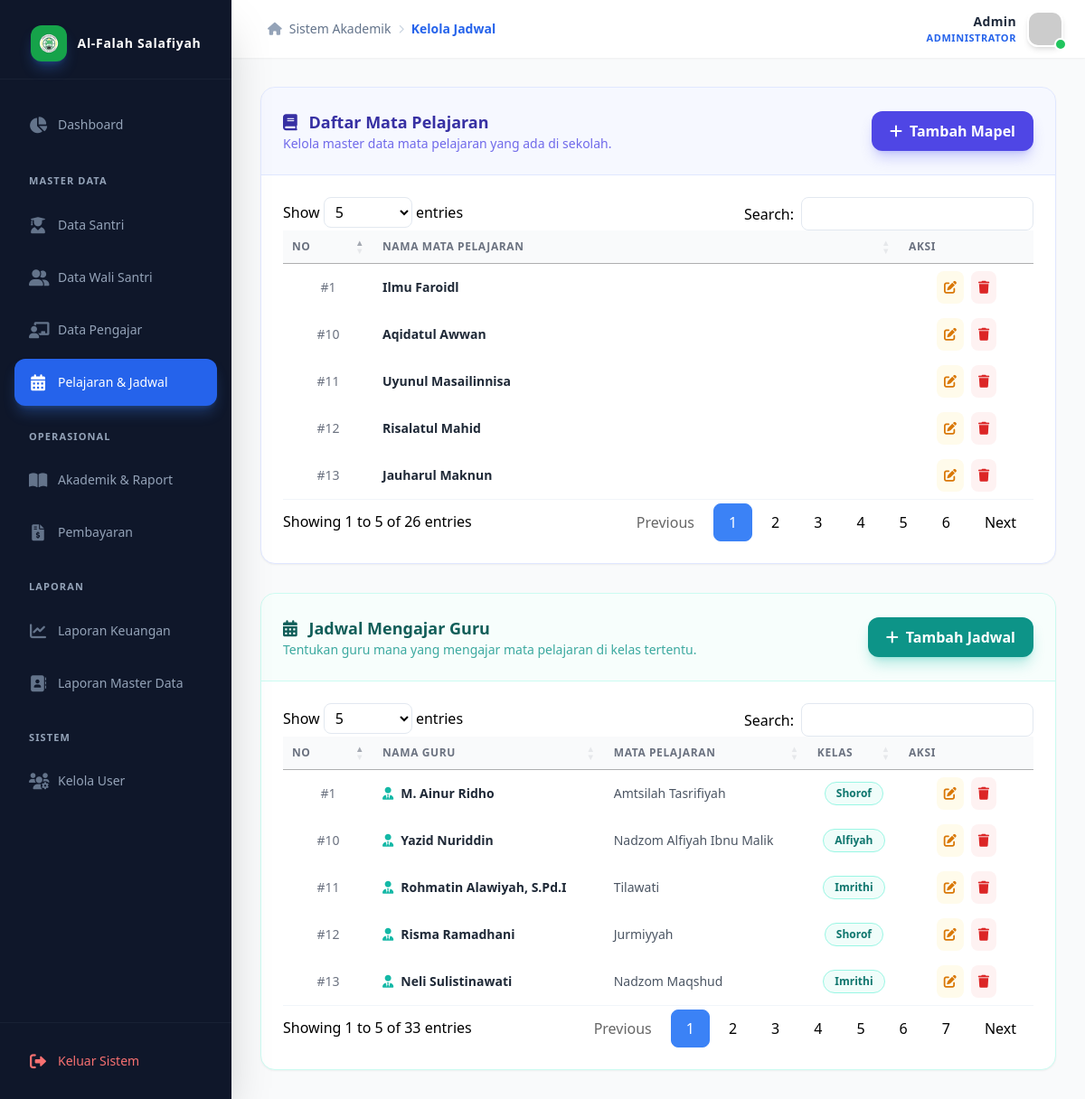
Page /admin/kelola_jadwal.php (signed in) on the committed database.
### tables this page shows
CREATE TABLE `mata_pelajaran` (
  `id_mapel` int(11) NOT NULL,
  `nama_mapel` varchar(100) NOT NULL
);

CREATE TABLE `jadwal_pengampu` (
  `id_pengampu` int(11) NOT NULL,
  `id_pengajar` int(11) NOT NULL,
  `id_mapel` int(11) NOT NULL,
  `kelas` varchar(20) NOT NULL
);

CREATE TABLE `pengajar` (
  `id_pengajar` int(11) NOT NULL,
  `id_user` int(11) NOT NULL,
  `alamat` text DEFAULT NULL,
  `nama_pengajar` varchar(100) NOT NULL,
  `no_hp` varchar(20) DEFAULT NULL
);

### admin/kelola_jadwal.php (the view, shortened to what this page needs)
<?php
require_once '../koneksi.php';
include '../components/header.php';
?>
<link rel="stylesheet" href="https://cdn.datatables.net/1.13.7/css/jquery.dataTables.min.css">
<link href="https://cdn.jsdelivr.net/npm/select2@4.1.0-rc.0/dist/css/select2.min.css" rel="stylesheet" />
<?php include '../components/sidebar.php'; ?>
<div class="flex-1 flex flex-col h-screen overflow-hidden">
    <?php include '../components/navbar.php'; ?>
    <main class="flex-1 overflow-y-auto p-4 sm:p-6 lg:p-8 relative bg-gray-50">
        <div class="bg-white rounded-2xl shadow-sm border border-indigo-100 overflow-hidden mb-8">
            <div
                class="p-6 border-b border-indigo-100 flex flex-col sm:flex-row sm:items-center justify-between gap-4 bg-indigo-50/50">
                <div>
                    <h2 class="text-lg font-bold text-indigo-800"><i class="fas fa-book mr-2"></i> Daftar Mata Pelajaran
                    </h2>
                    <p class="text-sm text-indigo-600/80">Kelola master data mata pelajaran yang ada di sekolah.</p>
                </div>
                <button onclick="bukaModal('modal-mapel-tambah')"
                    class="px-5 py-2.5 bg-indigo-600 text-white rounded-xl font-semibold hover:bg-indigo-700 transition flex items-center gap-2 shadow-lg shadow-indigo-500/30">
                    <i class="fas fa-plus"></i> Tambah Mapel
                </button>
            </div>
            <div class="overflow-x-auto w-full">
                <table id="tabel-mapel" class="w-full text-left whitespace-nowrap">
                    <thead>
                        <tr class="bg-gray-50 text-gray-500 text-xs uppercase tracking-wider">
                            <th class="p-4 font-semibold w-16 text-center">No</th>
                            <th class="p-4 font-semibold">Nama Mata Pelajaran</th>
                            <th class="p-4 font-semibold text-center w-32">Aksi</th>
                        </tr>
                    </thead>
                    <tbody class="text-sm text-gray-700">
                        <?php
                        $no = 1;
                        $q_mapel = mysqli_query($koneksi, "SELECT * FROM mata_pelajaran ORDER BY id_mapel DESC");
                        while ($m = mysqli_fetch_array($q_mapel)):
                        ?>
                            <tr class="hover:bg-indigo-50/30 transition-colors border-b border-gray-50">
                                <td class="p-4 text-center text-gray-500 font-medium">#<?php echo $no++; ?></td>
                                <td class="p-4 font-bold text-gray-800"><?php echo htmlspecialchars($m['nama_mapel']); ?>
                                </td>
                                <td class="p-4">
                                    <div class="flex items-center justify-center gap-2">
                                        <button
                                            onclick="bukaModalMapelEdit(<?php echo $m['id_mapel']; ?>, '<?php echo addslashes($m['nama_mapel']); ?>')"
                                            class="p-2 bg-amber-50 text-amber-600 hover:bg-amber-500 hover:text-white rounded-lg transition"
                                            title="Edit">
                                            <i class="fas fa-edit"></i>
                                        </button>
                                        <a href="kelola_jadwal.php?hapus_mapel=<?php echo $m['id_mapel']; ?>"
                                            onclick="return confirm('Peringatan: Menghapus mapel akan menghapus semua jadwal terkait! Lanjutkan?');"
                                            class="p-2 bg-red-50 text-red-600 hover:bg-red-600 hover:text-white rounded-lg transition"
                                            title="Hapus">
                                            <i class="fas fa-trash"></i>
                                        </a>
                                    </div>
                                </td>
                            </tr>
                        <?php endwhile; ?>
                    </tbody>
                </table>
            </div>
        </div>
        <div class="bg-white rounded-2xl shadow-sm border border-teal-100 overflow-hidden">
            <div
                class="p-6 border-b border-teal-100 flex flex-col sm:flex-row sm:items-center justify-between gap-4 bg-teal-50/50">
                <div>
                    <h2 class="text-lg font-bold text-teal-800"><i class="fas fa-calendar-alt mr-2"></i> Jadwal Mengajar
                        Guru</h2>
                    <p class="text-sm text-teal-600/80">Tentukan guru mana yang mengajar mata pelajaran di kelas
                        tertentu.
                    </p>
                </div>
                <button onclick="bukaModal('modal-jadwal-tambah')"
                    class="px-5 py-2.5 bg-teal-600 text-white rounded-xl font-semibold hover:bg-teal-700 transition flex items-center gap-2 shadow-lg shadow-teal-500/30">
                    <i class="fas fa-plus"></i> Tambah Jadwal
                </button>
            </div>
            <div class="overflow-x-auto w-full">
                <table id="tabel-jadwal" class="w-full text-left whitespace-nowrap">
                    <thead>
                        <tr class="bg-gray-50 text-gray-500 text-xs uppercase tracking-wider">
                            <th class="p-4 font-semibold w-16 text-center">No</th>
                            <th class="p-4 font-semibold">Nama Guru</th>
                            <th class="p-4 font-semibold">Mata Pelajaran</th>
                            <th class="p-4 font-semibold text-center">Kelas</th>
                            <th class="p-4 font-semibold text-center w-32">Aksi</th>
                        </tr>
                    </thead>
                    <tbody class="text-sm text-gray-700">
                        <?php
                        $no = 1;
                        $q_jadwal = mysqli_query($koneksi, "
                        SELECT j.*, p.nama_pengajar, m.nama_mapel
                        FROM jadwal_pengampu j
                        JOIN pengajar p ON j.id_pengajar = p.id_pengajar
                        JOIN mata_pelajaran m ON j.id_mapel = m.id_mapel
                        ORDER BY j.id_pengampu DESC
                    ");
                        while ($j = mysqli_fetch_array($q_jadwal)):
                        ?>
                            <tr class="hover:bg-teal-50/30 transition-colors border-b border-gray-50">
                                <td class="p-4 text-center text-gray-500 font-medium">#<?php echo $no++; ?></td>
                                <td class="p-4 font-bold text-gray-800"><i
                                        class="fas fa-user-tie text-teal-500 mr-2"></i><?php echo htmlspecialchars($j['nama_pengajar']); ?>
                                </td>
                                <td class="p-4 text-gray-600 font-medium"><?php echo htmlspecialchars($j['nama_mapel']); ?>
                                </td>
                                <td class="p-4 text-center">
                                    <span
                                        class="inline-flex px-3 py-1 rounded-full bg-teal-50 text-teal-700 text-xs font-bold border border-teal-200"><?php echo htmlspecialchars($j['kelas']); ?></span>
                                </td>
                                <td class="p-4">
                                    <div class="flex items-center justify-center gap-2">
                                        <button
                                            onclick="bukaModalJadwalEdit(<?php echo $j['id_pengampu']; ?>, <?php echo $j['id_pengajar']; ?>, <?php echo $j['id_mapel']; ?>, '<?php echo addslashes($j['kelas']); ?>')"
                                            class="p-2 bg-amber-50 text-amber-600 hover:bg-amber-500 hover:text-white rounded-lg transition"
                                            title="Edit">
                                            <i class="fas fa-edit"></i>
                                        </button>
                                        <a href="kelola_jadwal.php?hapus_jadwal=<?php echo $j['id_pengampu']; ?>"
                                            onclick="return confirm('Hapus jadwal ini?');"
                                            class="p-2 bg-red-50 text-red-600 hover:bg-red-600 hover:text-white rounded-lg transition"
                                            title="Hapus">
                                            <i class="fas fa-trash"></i>
                                        </a>
                                    </div>
                                </td>
                            </tr>
                        <?php endwhile; ?>
                    </tbody>
                </table>
            </div>
        </div>
    </main>
</div>
<?php include '../components/footer.php'; ?>

### rows in the picture
mata_pelajaran: nama_mapel "Ilmu Faroidl"
mata_pelajaran: nama_mapel "Aqidatul Awwan"
mata_pelajaran: nama_mapel "Uyunul Masailinnisa"
mata_pelajaran: nama_mapel "Risalatul Mahid"
mata_pelajaran: nama_mapel "Jauharul Maknun"
jadwal_pengampu: id_pengajar.nama_pengajar "M. Ainur Ridho", id_mapel.nama_mapel "Amtsilah Tasrifiyah", kelas "Shorof"
jadwal_pengampu: id_pengajar.nama_pengajar "Yazid Nuriddin", id_mapel.nama_mapel "Nadzom Alfiyah Ibnu Malik", kelas "Alfiyah"
jadwal_pengampu: id_pengajar.nama_pengajar "Rohmatin Alawiyah, S.Pd.I", id_mapel.nama_mapel "Tilawati", kelas "Imrithi"
jadwal_pengampu: id_pengajar.nama_pengajar "Risma Ramadhani", id_mapel.nama_mapel "Jurmiyyah", kelas "Shorof"
jadwal_pengampu: id_pengajar.nama_pengajar "Neli Sulistinawati", id_mapel.nama_mapel "Nadzom Maqshud", kelas "Imrithi"

### other values in the picture
$nama_lengkap "Admin"
$role_teks "ADMINISTRATOR"
